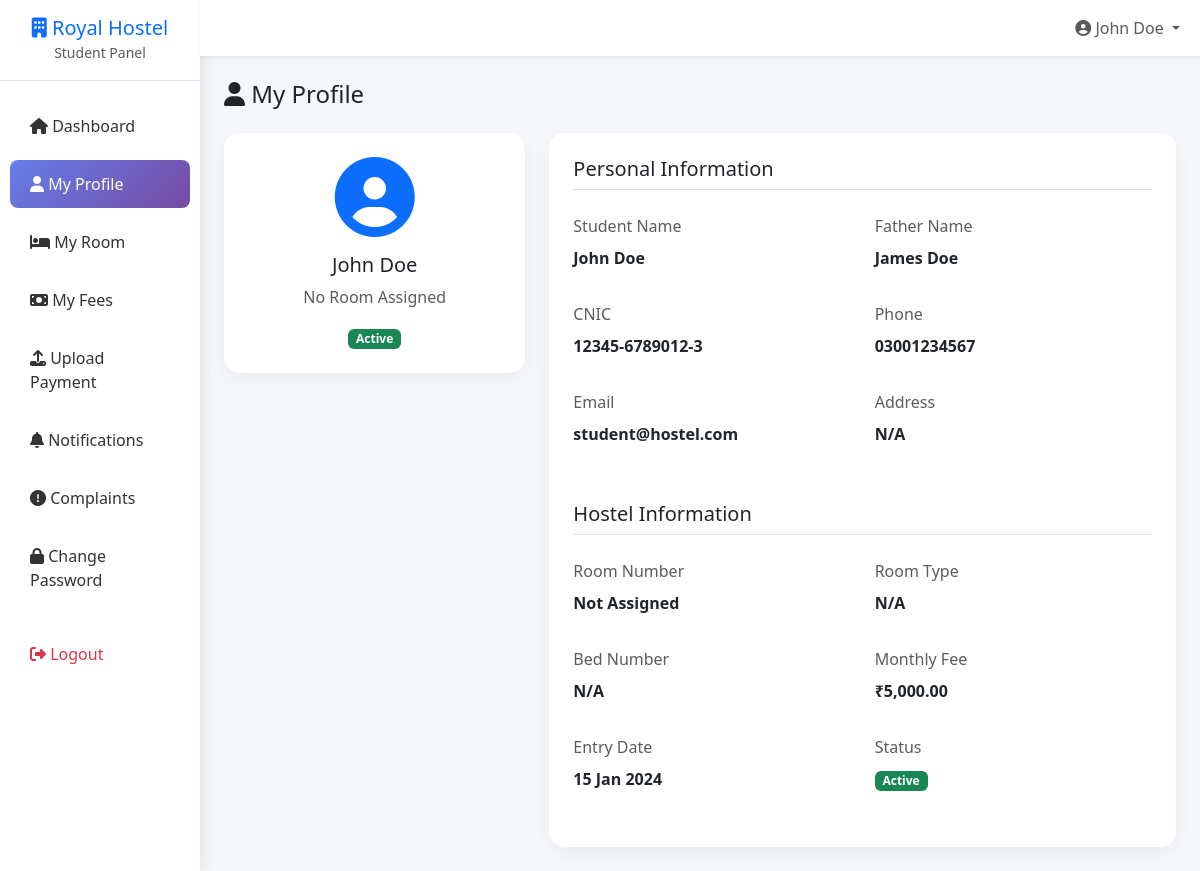
The app's page /profile.php (signed in) with its own data.
### tables this page shows
CREATE TABLE IF NOT EXISTS students (
    id INT PRIMARY KEY AUTO_INCREMENT,
    user_id INT UNIQUE,
    student_name VARCHAR(100) NOT NULL,
    father_name VARCHAR(100) NOT NULL,
    cnic VARCHAR(20) UNIQUE NOT NULL,
    phone VARCHAR(20) NOT NULL,
    email VARCHAR(100),
    address TEXT,
    room_id INT,
    bed_number INT,
    entry_date DATE NOT NULL,
    monthly_fee DECIMAL(10,2) DEFAULT 0.00,
    status ENUM('active', 'inactive', 'left') DEFAULT 'active',
    created_at TIMESTAMP DEFAULT CURRENT_TIMESTAMP,
    updated_at TIMESTAMP DEFAULT CURRENT_TIMESTAMP ON UPDATE CURRENT_TIMESTAMP,
    FOREIGN KEY (user_id) REFERENCES users(id) ON DELETE CASCADE,
    FOREIGN KEY (room_id) REFERENCES rooms(id) ON DELETE SET NULL
);

### config.php (called while the page is built, shortened)
<?php
$conn = mysqli_connect(DB_SERVER, DB_USERNAME, DB_PASSWORD);
$sql = "CREATE DATABASE IF NOT EXISTS " . DB_NAME;
mysqli_query($conn, $sql);
mysqli_select_db($conn, DB_NAME);
mysqli_set_charset($conn, "utf8mb4");
function getStudentByUserId($user_id) {
    global $conn;
    $stmt = $conn->prepare("SELECT * FROM students WHERE user_id = ?");
    $stmt->bind_param("i", $user_id);
    $stmt->execute();
    $result = $stmt->get_result();
    return $result->fetch_assoc();
}

### profile.php (the view, shortened to what this page needs)
<?php
require_once '../includes/config.php';
$student = getStudentByUserId($_SESSION['user_id']);
$room = $student['room_id'] ? getRoomById($student['room_id']) : null;
?>
<!DOCTYPE html>
<html lang="en">
<head>
    <link href="https://cdn.jsdelivr.net/npm/bootstrap@5.3.0/dist/css/bootstrap.min.css" rel="stylesheet">
    <link rel="stylesheet" href="https://cdnjs.cloudflare.com/ajax/libs/font-awesome/6.4.0/css/all.min.css">
</head>
<body>
    <div class="container-fluid">
        <div class="row">
            <div class="col-md-2 sidebar p-0">
                <div class="p-3 text-center border-bottom">
                    <h5 class="mb-0 text-primary"><i class="fas fa-building"></i> Royal Hostel</h5>
                    <small class="text-muted">Student Panel</small>
                </div>
                <ul class="nav flex-column mt-3">
                    <li class="nav-item"><a href="index.php" class="nav-link"><i class="fas fa-home"></i> Dashboard</a></li>
                    <li class="nav-item"><a href="profile.php" class="nav-link active"><i class="fas fa-user"></i> My Profile</a></li>
                    <li class="nav-item"><a href="room.php" class="nav-link"><i class="fas fa-bed"></i> My Room</a></li>
                    <li class="nav-item"><a href="fees.php" class="nav-link"><i class="fas fa-money-bill"></i> My Fees</a></li>
                    <li class="nav-item"><a href="upload_payment.php" class="nav-link"><i class="fas fa-upload"></i> Upload Payment</a></li>
                    <li class="nav-item"><a href="notifications.php" class="nav-link"><i class="fas fa-bell"></i> Notifications</a></li>
                    <li class="nav-item"><a href="complaint.php" class="nav-link"><i class="fas fa-exclamation-circle"></i> Complaints</a></li>
                    <li class="nav-item"><a href="change_password.php" class="nav-link"><i class="fas fa-lock"></i> Change Password</a></li>
                    <li class="nav-item mt-3"><a href="logout.php" class="nav-link text-danger"><i class="fas fa-sign-out-alt"></i> Logout</a></li>
                </ul>
            </div>
            <div class="col-md-10 p-0">
                <nav class="navbar navbar-expand-lg navbar-light bg-white shadow-sm">
                    <div class="container-fluid">
                        <div class="collapse navbar-collapse" id="navbarNav">
                            <ul class="navbar-nav ms-auto">
                                <li class="nav-item dropdown">
                                    <a class="nav-link dropdown-toggle" href="#" data-bs-toggle="dropdown">
                                        <i class="fas fa-user-circle"></i> <?php echo ucfirst($student['student_name']); ?>
                                    </a>
                                </li>
                            </ul>
                        </div>
                    </div>
                </nav>
                <div class="p-4">
                    <h4 class="mb-4"><i class="fas fa-user"></i> My Profile</h4>
                    <div class="row">
                        <div class="col-md-4">
                            <div class="profile-card p-4 text-center">
                                <div class="mb-3">
                                    <i class="fas fa-user-circle fa-5x text-primary"></i>
                                </div>
                                <h5><?php echo htmlspecialchars($student['student_name']); ?></h5>
                                <p class="text-muted"><?php echo $room ? $room['room_number'] : 'No Room Assigned'; ?></p>
                                <span class="badge bg-<?php echo $student['status'] == 'active' ? 'success' : 'secondary'; ?>">
                                    <?php echo ucfirst($student['status']); ?>
                                </span>
                            </div>
                        </div>
                        <div class="col-md-8">
                            <div class="profile-card p-4">
                                <h5 class="mb-4 border-bottom pb-2">Personal Information</h5>
                                <div class="row">
                                    <div class="col-md-6 mb-3">
                                        <label class="form-label text-muted">Student Name</label>
                                        <p class="fw-bold"><?php echo htmlspecialchars($student['student_name']); ?></p>
                                    </div>
                                    <div class="col-md-6 mb-3">
                                        <label class="form-label text-muted">Father Name</label>
                                        <p class="fw-bold"><?php echo htmlspecialchars($student['father_name']); ?></p>
                                    </div>
                                    <div class="col-md-6 mb-3">
                                        <label class="form-label text-muted">CNIC</label>
                                        <p class="fw-bold"><?php echo htmlspecialchars($student['cnic']); ?></p>
                                    </div>
                                    <div class="col-md-6 mb-3">
                                        <label class="form-label text-muted">Phone</label>
                                        <p class="fw-bold"><?php echo htmlspecialchars($student['phone']); ?></p>
                                    </div>
                                    <div class="col-md-6 mb-3">
                                        <label class="form-label text-muted">Email</label>
                                        <p class="fw-bold"><?php echo htmlspecialchars($student['email'] ?? 'N/A'); ?></p>
                                    </div>
                                    <div class="col-md-6 mb-3">
                                        <label class="form-label text-muted">Address</label>
                                        <p class="fw-bold"><?php echo htmlspecialchars($student['address'] ?? 'N/A'); ?></p>
                                    </div>
                                </div>
                                <h5 class="mb-4 border-bottom pb-2 mt-4">Hostel Information</h5>
                                <div class="row">
                                    <div class="col-md-6 mb-3">
                                        <label class="form-label text-muted">Room Number</label>
                                        <p class="fw-bold"><?php echo $room ? $room['room_number'] : 'Not Assigned'; ?></p>
                                    </div>
                                    <div class="col-md-6 mb-3">
                                        <label class="form-label text-muted">Room Type</label>
                                        <p class="fw-bold"><?php echo $room ? ucfirst($room['room_type']) : 'N/A'; ?></p>
                                    </div>
                                    <div class="col-md-6 mb-3">
                                        <label class="form-label text-muted">Bed Number</label>
                                        <p class="fw-bold"><?php echo $student['bed_number'] ?? 'N/A'; ?></p>
                                    </div>
                                    <div class="col-md-6 mb-3">
                                        <label class="form-label text-muted">Monthly Fee</label>
                                        <p class="fw-bold">₹<?php echo number_format($student['monthly_fee'], 2); ?></p>
                                    </div>
                                    <div class="col-md-6 mb-3">
                                        <label class="form-label text-muted">Entry Date</label>
                                        <p class="fw-bold"><?php echo date('d M Y', strtotime($student['entry_date'])); ?></p>
                                    </div>
                                    <div class="col-md-6 mb-3">
                                        <label class="form-label text-muted">Status</label>
                                        <p class="fw-bold">
                                            <span class="badge bg-<?php echo $student['status'] == 'active' ? 'success' : 'secondary'; ?>">
                                                <?php echo ucfirst($student['status']); ?>
                                            </span>
                                        </p>
                                    </div>
                                </div>
                            </div>
                        </div>
                    </div>
                </div>
            </div>
        </div>
    </div>
</body>
</html>

### profile.php (style rules this page uses)
:root { --primary-color: #667eea; --secondary-color: #764ba2; }
body { background: #f5f7fa; }
.sidebar { background: white; min-height: 100vh; box-shadow: 2px 0 15px rgba(0, 0, 0, 0.1); }
.sidebar .nav-link { color: #333; padding: 12px 20px; border-radius: 8px; margin: 5px 10px; transition: all 0.3s; }
.sidebar .nav-link:hover, .sidebar .nav-link.active { background: linear-gradient(135deg, var(--primary-color), var(--secondary-color)); color: white; }
.profile-card { background: white; border-radius: 15px; box-shadow: 0 5px 20px rgba(0, 0, 0, 0.05); }

### records on screen
students: student_name "John Doe", status "Active", father_name "James Doe", cnic "12345-6789012-3", phone "03001234567", email "student@hostel.com", address "N/A", bed_number "N/A", monthly_fee "5,000.00", entry_date "15 Jan 2024"
